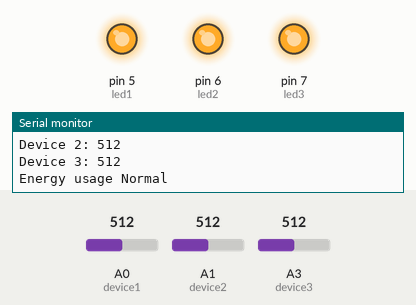
A sketch run on a simulated Arduino Uno, built with avr-gcc and run on an emulated ATmega328P. Shown: output pins drawn as LEDs (lit = HIGH), the last lines printed to the serial monitor. The test bench sets the inputs (shaded band); at power-on: A0 (device1) = 512, A1 (device2) = 512, A3 (device3) = 512.

Above: at 1.8 s.
1.9 s: A0 (device1) set to 108
3.4 s: A0 (device1) set to 91
At 4.4 s:
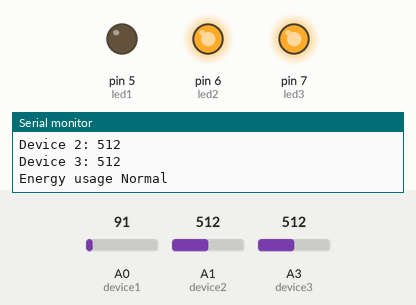
5.5 s: A1 (device2) set to 112
7.2 s: A1 (device2) set to 93
At 9.0 s:
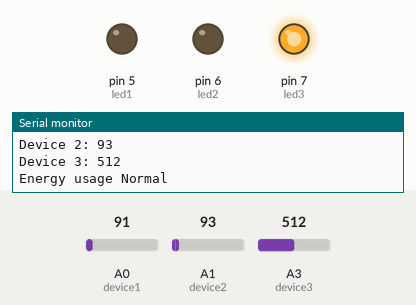
9.5 s: A3 (device3) set to 107
11.2 s: A3 (device3) set to 89
At 13.4 s:
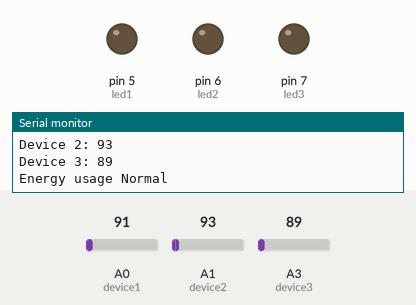
Timing chart, 0 to 14.5 s (numbered marks = the images above; inputs shaded):
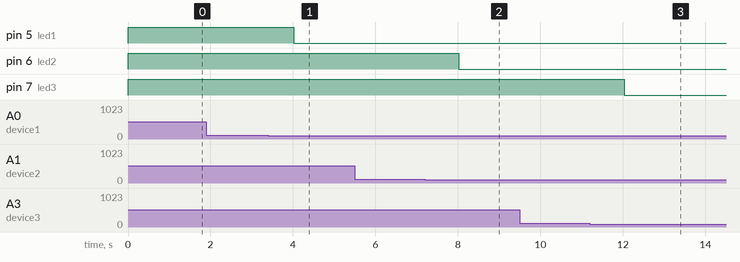

Measured:
- the behaviour switches between 101 and 100 on A0 (device1) (found by bisection; images 0 and 1)
- the behaviour switches between 101 and 100 on A1 (device2) (found by bisection; images 1 and 2)
- the behaviour switches between 101 and 100 on A3 (device3) (found by bisection; images 2 and 3)
- after the input at 3.4 s, pin 5 (led1): HIGH → LOW after 0.62 s
- after the input at 7.2 s, pin 6 (led2): HIGH → LOW after 0.82 s
- after the input at 11.2 s, pin 7 (led3): HIGH → LOW after 0.83 s

The sketch:

code.ino
```cpp
int device1 = A0;
int device2 = A1;
int device3 = A3;
int led1 = 5;
int led2 = 6;
int led3 = 7;
int val1, val2, val3;
int threshold = 700;
void setup() {
  Serial.begin(9600);
  pinMode(led1, OUTPUT);
  pinMode(led2, OUTPUT);
  pinMode(led3, OUTPUT);

}

void loop() {
  val1 = analogRead(device1);
  val2 = analogRead(device2);
  val3 = analogRead(device3);
  Serial.print("Device 1: ");
  Serial.println(val1);
  Serial.print("Device 2: ");
  Serial.println(val2);
  Serial.print("Device 3: ");
  Serial.println(val3);
  digitalWrite(led1, val1 > 100 ? HIGH : LOW);
  digitalWrite(led2, val2 > 100 ? HIGH : LOW);
  digitalWrite(led3, val3 > 100 ? HIGH : LOW);
  if(val1 > threshold || val2 > threshold || val3 > threshold){
    Serial.println("High energy Consumption");
  }
  else{
    Serial.println("Energy usage Normal \n");
  }
  delay(1000);
}
```
